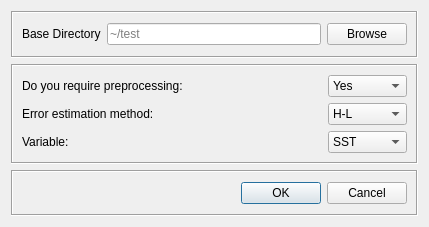
<?xml version="1.0" encoding="UTF-8"?>
<ui version="4.0">
 <class>MainWindow</class>
 <widget class="QDialog" name="MainWindow">
  <property name="geometry">
   <rect>
    <x>0</x>
    <y>0</y>
    <width>429</width>
    <height>227</height>
   </rect>
  </property>
  <property name="mouseTracking">
   <bool>false</bool>
  </property>
  <property name="acceptDrops">
   <bool>false</bool>
  </property>
  <property name="windowTitle">
   <string>Define Parameters</string>
  </property>
  <property name="autoFillBackground">
   <bool>false</bool>
  </property>
  <property name="sizeGripEnabled">
   <bool>false</bool>
  </property>
  <property name="modal">
   <bool>false</bool>
  </property>
  <layout class="QGridLayout" name="gridLayout_3">
   <item row="0" column="0">
    <widget class="QFrame" name="frame_2">
     <property name="autoFillBackground">
      <bool>true</bool>
     </property>
     <property name="frameShape">
      <enum>QFrame::Box</enum>
     </property>
     <property name="frameShadow">
      <enum>QFrame::Sunken</enum>
     </property>
     <layout class="QGridLayout" name="gridLayout_6">
      <item row="0" column="0">
       <widget class="QLabel" name="label_13">
        <property name="text">
         <string>Base Directory</string>
        </property>
       </widget>
      </item>
      <item row="0" column="2">
       <widget class="QPushButton" name="pushButton">
        <property name="text">
         <string>Browse</string>
        </property>
        <property name="checkable">
         <bool>false</bool>
        </property>
       </widget>
      </item>
      <item row="0" column="1">
       <widget class="QLineEdit" name="lineEdit">
        <property name="enabled">
         <bool>true</bool>
        </property>
        <property name="text">
         <string/>
        </property>
        <property name="readOnly">
         <bool>true</bool>
        </property>
        <property name="placeholderText">
         <string>~/test</string>
        </property>
       </widget>
      </item>
     </layout>
    </widget>
   </item>
   <item row="1" column="0">
    <widget class="QFrame" name="frame">
     <property name="whatsThis">
      <string/>
     </property>
     <property name="autoFillBackground">
      <bool>true</bool>
     </property>
     <property name="frameShape">
      <enum>QFrame::Box</enum>
     </property>
     <property name="frameShadow">
      <enum>QFrame::Sunken</enum>
     </property>
     <layout class="QGridLayout" name="gridLayout_2">
      <item row="0" column="0">
       <widget class="QLabel" name="label">
        <property name="sizePolicy">
         <sizepolicy hsizetype="Preferred" vsizetype="Fixed">
          <horstretch>0</horstretch>
          <verstretch>0</verstretch>
         </sizepolicy>
        </property>
        <property name="minimumSize">
         <size>
          <width>300</width>
          <height>0</height>
         </size>
        </property>
        <property name="maximumSize">
         <size>
          <width>16777215</width>
          <height>16777197</height>
         </size>
        </property>
        <property name="autoFillBackground">
         <bool>true</bool>
        </property>
        <property name="frameShape">
         <enum>QFrame::NoFrame</enum>
        </property>
        <property name="frameShadow">
         <enum>QFrame::Raised</enum>
        </property>
        <property name="text">
         <string>Do you require preprocessing:</string>
        </property>
        <property name="scaledContents">
         <bool>true</bool>
        </property>
        <property name="wordWrap">
         <bool>true</bool>
        </property>
        <property name="indent">
         <number>0</number>
        </property>
       </widget>
      </item>
      <item row="0" column="1">
       <widget class="QComboBox" name="comboBox_2">
        <property name="mouseTracking">
         <bool>true</bool>
        </property>
        <property name="focusPolicy">
         <enum>Qt::WheelFocus</enum>
        </property>
        <property name="acceptDrops">
         <bool>true</bool>
        </property>
        <property name="toolTip">
         <string>Only select no if you have already proprecessed this run.</string>
        </property>
        <property name="whatsThis">
         <string/>
        </property>
        <item>
         <property name="text">
          <string>Yes</string>
         </property>
        </item>
        <item>
         <property name="text">
          <string>No</string>
         </property>
        </item>
       </widget>
      </item>
      <item row="1" column="0">
       <widget class="QLabel" name="label_2">
        <property name="sizePolicy">
         <sizepolicy hsizetype="Preferred" vsizetype="Fixed">
          <horstretch>0</horstretch>
          <verstretch>0</verstretch>
         </sizepolicy>
        </property>
        <property name="minimumSize">
         <size>
          <width>300</width>
          <height>0</height>
         </size>
        </property>
        <property name="autoFillBackground">
         <bool>true</bool>
        </property>
        <property name="text">
         <string>Error estimation method:</string>
        </property>
       </widget>
      </item>
      <item row="1" column="1">
       <widget class="QComboBox" name="comboBox">
        <item>
         <property name="text">
          <string>H-L</string>
         </property>
        </item>
        <item>
         <property name="text">
          <string>IPA</string>
         </property>
        </item>
        <item>
         <property name="text">
          <string>Both</string>
         </property>
        </item>
       </widget>
      </item>
      <item row="2" column="0">
       <widget class="QLabel" name="label_5">
        <property name="text">
         <string>Variable:</string>
        </property>
       </widget>
      </item>
      <item row="2" column="1">
       <widget class="QComboBox" name="comboBox_3">
        <item>
         <property name="text">
          <string>SST</string>
         </property>
        </item>
        <item>
         <property name="text">
          <string>SLA</string>
         </property>
        </item>
       </widget>
      </item>
     </layout>
    </widget>
   </item>
   <item row="2" column="0">
    <widget class="QFrame" name="frame_3">
     <property name="autoFillBackground">
      <bool>true</bool>
     </property>
     <property name="frameShape">
      <enum>QFrame::Box</enum>
     </property>
     <property name="frameShadow">
      <enum>QFrame::Sunken</enum>
     </property>
     <layout class="QGridLayout" name="gridLayout">
      <item row="0" column="0">
       <widget class="QDialogButtonBox" name="buttonBox">
        <property name="orientation">
         <enum>Qt::Horizontal</enum>
        </property>
        <property name="standardButtons">
         <set>QDialogButtonBox::Cancel|QDialogButtonBox::Ok</set>
        </property>
        <property name="centerButtons">
         <bool>false</bool>
        </property>
       </widget>
      </item>
     </layout>
    </widget>
   </item>
  </layout>
 </widget>
 <resources/>
 <connections/>
 <slots>
  <slot>browseSlot()</slot>
 </slots>
</ui>
